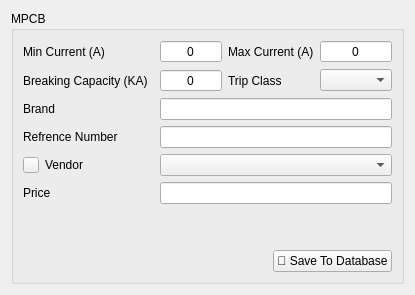
      <widget class="QWidget" name="mpcb">
       <layout class="QGridLayout" name="gridLayout_10">
        <item row="0" column="0">
         <widget class="QGroupBox" name="groupBox_5">
          <property name="title">
           <string>MPCB</string>
          </property>
          <layout class="QGridLayout" name="gridLayout_9">
           <item row="1" column="4">
            <widget class="QLabel" name="label_39">
             <property name="text">
              <string>Max Current (A)</string>
             </property>
            </widget>
           </item>
           <item row="5" column="3" colspan="3">
            <widget class="QComboBox" name="comboBox_7"/>
           </item>
           <item row="3" column="3" colspan="3">
            <widget class="QLineEdit" name="lineEdit_17">
             <property name="alignment">
              <set>Qt::AlignCenter</set>
             </property>
            </widget>
           </item>
           <item row="4" column="3" colspan="3">
            <widget class="QLineEdit" name="lineEdit_14">
             <property name="minimumSize">
              <size>
               <width>150</width>
               <height>0</height>
              </size>
             </property>
            </widget>
           </item>
           <item row="7" column="3" colspan="3">
            <widget class="QLineEdit" name="lineEdit_13">
             <property name="alignment">
              <set>Qt::AlignCenter</set>
             </property>
            </widget>
           </item>
           <item row="2" column="4">
            <widget class="QLabel" name="label_41">
             <property name="text">
              <string>Trip Class</string>
             </property>
            </widget>
           </item>
           <item row="1" column="5">
            <widget class="QSpinBox" name="spinBox_10">
             <property name="maximumSize">
              <size>
               <width>100</width>
               <height>16777215</height>
              </size>
             </property>
             <property name="alignment">
              <set>Qt::AlignCenter</set>
             </property>
             <property name="buttonSymbols">
              <enum>QAbstractSpinBox::NoButtons</enum>
             </property>
             <property name="maximum">
              <number>999</number>
             </property>
            </widget>
           </item>
           <item row="5" column="1">
            <widget class="QLabel" name="label_29">
             <property name="text">
              <string>Vendor</string>
             </property>
            </widget>
           </item>
           <item row="4" column="0" colspan="2">
            <widget class="QLabel" name="label_31">
             <property name="text">
              <string>Refrence Number</string>
             </property>
            </widget>
           </item>
           <item row="3" column="0" colspan="2">
            <widget class="QLabel" name="label_32">
             <property name="text">
              <string>Brand</string>
             </property>
            </widget>
           </item>
           <item row="5" column="0">
            <widget class="QPushButton" name="add_vendor_btn1">
             <property name="maximumSize">
              <size>
               <width>16</width>
               <height>16</height>
              </size>
             </property>
             <property name="text">
              <string/>
             </property>
             <property name="icon">
              <iconset>
               <normaloff>../assets/plus.png</normaloff>../assets/plus.png</iconset>
             </property>
            </widget>
           </item>
           <item row="1" column="0" colspan="2">
            <widget class="QLabel" name="label_35">
             <property name="text">
              <string>Min Current (A)</string>
             </property>
            </widget>
           </item>
           <item row="2" column="0" colspan="2">
            <widget class="QLabel" name="label_40">
             <property name="text">
              <string>Breaking Capacity (KA)</string>
             </property>
            </widget>
           </item>
           <item row="7" column="0" colspan="2">
            <widget class="QLabel" name="label_38">
             <property name="text">
              <string>Price</string>
             </property>
            </widget>
           </item>
           <item row="2" column="3">
            <widget class="QSpinBox" name="spinBox_11">
             <property name="minimumSize">
              <size>
               <width>62</width>
               <height>0</height>
              </size>
             </property>
             <property name="maximumSize">
              <size>
               <width>100</width>
               <height>16777215</height>
              </size>
             </property>
             <property name="alignment">
              <set>Qt::AlignCenter</set>
             </property>
             <property name="buttonSymbols">
              <enum>QAbstractSpinBox::NoButtons</enum>
             </property>
             <property name="maximum">
              <number>999</number>
             </property>
            </widget>
           </item>
           <item row="2" column="5">
            <widget class="QComboBox" name="comboBox_8"/>
           </item>
           <item row="1" column="3">
            <widget class="QSpinBox" name="spinBox_12">
             <property name="minimumSize">
              <size>
               <width>62</width>
               <height>0</height>
              </size>
             </property>
             <property name="maximumSize">
              <size>
               <width>100</width>
               <height>16777215</height>
              </size>
             </property>
             <property name="alignment">
              <set>Qt::AlignCenter</set>
             </property>
             <property name="buttonSymbols">
              <enum>QAbstractSpinBox::NoButtons</enum>
             </property>
             <property name="maximum">
              <number>999</number>
             </property>
            </widget>
           </item>
           <item row="9" column="0" colspan="6" alignment="Qt::AlignRight">
            <widget class="QPushButton" name="pushButton_11">
             <property name="maximumSize">
              <size>
               <width>150</width>
               <height>16777215</height>
              </size>
             </property>
             <property name="text">
              <string>💾 Save To Database</string>
             </property>
            </widget>
           </item>
           <item row="8" column="5">
            <spacer name="verticalSpacer">
             <property name="orientation">
              <enum>Qt::Vertical</enum>
             </property>
             <property name="sizeHint" stdset="0">
              <size>
               <width>20</width>
               <height>40</height>
              </size>
             </property>
            </spacer>
           </item>
          </layout>
         </widget>
        </item>
       </layout>
      </widget>
